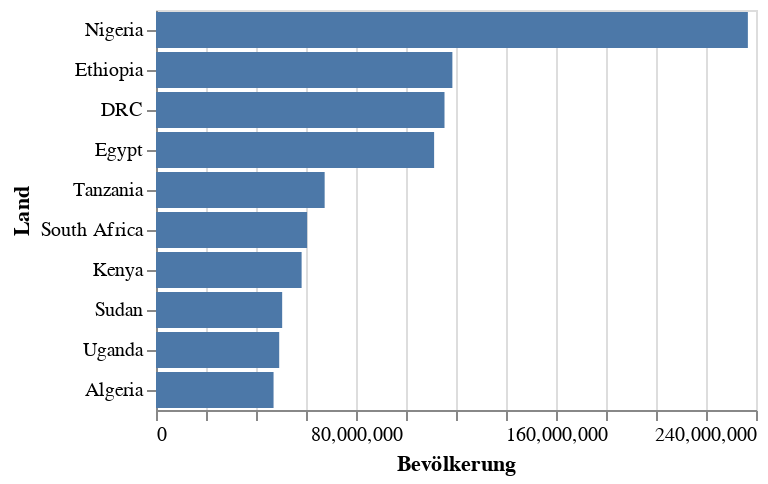

This figure's notebook cell:
### Code cell
alt.Chart(df_top_bevoelkerung).mark_bar().encode(
    x = 'Bevölkerung', 
    y = alt.Y('Land', sort='-x')
)

### Figure 1 — Vega-Lite specification as saved in the notebook (floating-point values rounded to 4 significant figures)
{"config": {"view": {"continuousWidth": 300, "continuousHeight": 300}}, "data": {"name": "data-11da918ae463cbe197d10ae68b942d0a"}, "mark": {"type": "bar"}, "encoding": {"x": {"field": "Bevölkerung", "type": "quantitative"}, "y": {"field": "Land", "sort": "-x", "type": "nominal"}}, "$schema": "https://vega.github.io/schema/vega-lite/v5.20.1.json", "datasets": {"data-11da918ae463cbe197d10ae68b942d0a": [{"Land": "Nigeria", "Country_Code": "ni", "Fläche_Total_km2": 923800.0, "Fläche_Land_km2": 910800.0, "Fläche_Wasser_km2": 13000.0, "Küstenlänge_km": 853, "Landnutzung_Landwirtschaft_%": 75.8, "Landnutzung_Wald_%": 23.1, "Landnutzung_Other_%": 1.1, "Bevölkerung": 236700000.0, "Medianalter": 19.3, "Lebenserwartung": 62.2, "Urbanisierung_%": 54.3, "Bevölkerungswachstum_%": 2.52, "BIP_pro_Kopf_USD": 5600.0, "Arbeitslosigkeit_%": 3.07, "Jugendarbeitslosigkeit_%": 5.8, "Alphabetisierung_M_%": 71.3, "Alphabetisierung_F_%": 52.7, "Internetnutzer_%": 35.0}, {"Land": "Ethiopia", "Country_Code": "et", "Fläche_Total_km2": 1104000.0, "Fläche_Land_km2": 1097000.0, "Fläche_Wasser_km2": 7730.0, "Küstenlänge_km": 0, "Landnutzung_Landwirtschaft_%": 34.1, "Landnutzung_Wald_%": 15.0, "Landnutzung_Other_%": 50.9, "Bevölkerung": 118600000.0, "Medianalter": 20.4, "Lebenserwartung": 67.7, "Urbanisierung_%": 23.2, "Bevölkerungswachstum_%": 2.37, "BIP_pro_Kopf_USD": 2800.0, "Arbeitslosigkeit_%": 3.5, "Jugendarbeitslosigkeit_%": 5.6, "Alphabetisierung_M_%": 57.2, "Alphabetisierung_F_%": 44.4, "Internetnutzer_%": 19.0}, {"Land": "DRC", "Country_Code": "cg", "Fläche_Total_km2": 2345000.0, "Fläche_Land_km2": 2267000.0, "Fläche_Wasser_km2": 77810.0, "Küstenlänge_km": 37, "Landnutzung_Landwirtschaft_%": 15.5, "Landnutzung_Wald_%": 54.7, "Landnutzung_Other_%": 29.8, "Bevölkerung": 115400000.0, "Medianalter": 16.9, "Lebenserwartung": 62.6, "Urbanisierung_%": 47.4, "Bevölkerungswachstum_%": 3.11, "BIP_pro_Kopf_USD": 1500.0, "Arbeitslosigkeit_%": 4.54, "Jugendarbeitslosigkeit_%": 8.6, "Alphabetisierung_M_%": 89.5, "Alphabetisierung_F_%": 70.8, "Internetnutzer_%": 27.0}, {"Land": "Egypt", "Country_Code": "eg", "Fläche_Total_km2": 1001000.0, "Fläche_Land_km2": 995400.0, "Fläche_Wasser_km2": 6000.0, "Küstenlänge_km": 2450, "Landnutzung_Landwirtschaft_%": 4.1, "Landnutzung_Wald_%": 0.0, "Landnutzung_Other_%": 95.9, "Bevölkerung": 111200000.0, "Medianalter": 24.4, "Lebenserwartung": 75.0, "Urbanisierung_%": 43.1, "Bevölkerungswachstum_%": 1.49, "BIP_pro_Kopf_USD": 16700.0, "Arbeitslosigkeit_%": 7.31, "Jugendarbeitslosigkeit_%": 19.0, "Alphabetisierung_M_%": 78.8, "Alphabetisierung_F_%": 67.4, "Internetnutzer_%": 72.0}, {"Land": "Tanzania", "Country_Code": "tz", "Fläche_Total_km2": 947300.0, "Fläche_Land_km2": 885800.0, "Fläche_Wasser_km2": 61500.0, "Küstenlänge_km": 1424, "Landnutzung_Landwirtschaft_%": 44.6, "Landnutzung_Wald_%": 50.6, "Landnutzung_Other_%": 4.8, "Bevölkerung": 67460000.0, "Medianalter": 19.1, "Lebenserwartung": 70.8, "Urbanisierung_%": 37.4, "Bevölkerungswachstum_%": 2.72, "BIP_pro_Kopf_USD": 3600.0, "Arbeitslosigkeit_%": 2.61, "Jugendarbeitslosigkeit_%": 3.5, "Alphabetisierung_M_%": 85.5, "Alphabetisierung_F_%": 78.2, "Internetnutzer_%": 32.0}, {"Land": "South Africa", "Country_Code": "sf", "Fläche_Total_km2": 1219000.0, "Fläche_Land_km2": 1214000.0, "Fläche_Wasser_km2": 4620.0, "Küstenlänge_km": 2798, "Landnutzung_Landwirtschaft_%": 79.4, "Landnutzung_Wald_%": 14.0, "Landnutzung_Other_%": 6.6, "Bevölkerung": 60440000.0, "Medianalter": 30.4, "Lebenserwartung": 71.9, "Urbanisierung_%": 68.8, "Bevölkerungswachstum_%": 1.07, "BIP_pro_Kopf_USD": 13700.0, "Arbeitslosigkeit_%": 27.99, "Jugendarbeitslosigkeit_%": 49.1, "Alphabetisierung_M_%": 95.5, "Alphabetisierung_F_%": 94.5, "Internetnutzer_%": 75.0}, {"Land": "Kenya", "Country_Code": "ke", "Fläche_Total_km2": 580400.0, "Fläche_Land_km2": 569100.0, "Fläche_Wasser_km2": 11230.0, "Küstenlänge_km": 536, "Landnutzung_Landwirtschaft_%": 49.7, "Landnutzung_Wald_%": 6.3, "Landnutzung_Other_%": 43.9, "Bevölkerung": 58250000.0, "Medianalter": 21.2, "Lebenserwartung": 70.4, "Urbanisierung_%": 29.5, "Bevölkerungswachstum_%": 2.06, "BIP_pro_Kopf_USD": 5700.0, "Arbeitslosigkeit_%": 5.68, "Jugendarbeitslosigkeit_%": 12.2, "Alphabetisierung_M_%": 85.5, "Alphabetisierung_F_%": 79.8, "Internetnutzer_%": 41.0}, {"Land": "Sudan", "Country_Code": "su", "Fläche_Total_km2": 1861000.0, "Fläche_Land_km2": 1732000.0, "Fläche_Wasser_km2": 129800.0, "Küstenlänge_km": 853, "Landnutzung_Landwirtschaft_%": 60.3, "Landnutzung_Wald_%": 9.6, "Landnutzung_Other_%": 30.0, "Bevölkerung": 50470000.0, "Medianalter": 19.3, "Lebenserwartung": 67.8, "Urbanisierung_%": 36.3, "Bevölkerungswachstum_%": 2.55, "BIP_pro_Kopf_USD": 2500.0, "Arbeitslosigkeit_%": 11.45, "Jugendarbeitslosigkeit_%": 18.2, "Alphabetisierung_M_%": 65.4, "Alphabetisierung_F_%": 56.1, "Internetnutzer_%": 29.0}, {"Land": "Uganda", "Country_Code": "ug", "Fläche_Total_km2": 241000.0, "Fläche_Land_km2": 197100.0, "Fläche_Wasser_km2": 43940.0, "Küstenlänge_km": 0, "Landnutzung_Landwirtschaft_%": 71.9, "Landnutzung_Wald_%": 11.2, "Landnutzung_Other_%": 16.9, "Bevölkerung": 49280000.0, "Medianalter": 16.2, "Lebenserwartung": 69.7, "Urbanisierung_%": 26.8, "Bevölkerungswachstum_%": 3.18, "BIP_pro_Kopf_USD": 2800.0, "Arbeitslosigkeit_%": 2.83, "Jugendarbeitslosigkeit_%": 4.5, "Alphabetisierung_M_%": 84.0, "Alphabetisierung_F_%": 74.3, "Internetnutzer_%": 10.0}, {"Land": "Algeria", "Country_Code": "ag", "Fläche_Total_km2": 2382000.0, "Fläche_Land_km2": 2382000.0, "Fläche_Wasser_km2": 0.0, "Küstenlänge_km": 998, "Landnutzung_Landwirtschaft_%": 17.3, "Landnutzung_Wald_%": 0.8, "Landnutzung_Other_%": 81.8, "Bevölkerung": 47020000.0, "Medianalter": 29.1, "Lebenserwartung": 77.9, "Urbanisierung_%": 75.3, "Bevölkerungswachstum_%": 1.54, "BIP_pro_Kopf_USD": 15200.0, "Arbeitslosigkeit_%": 11.81, "Jugendarbeitslosigkeit_%": 30.8, "Alphabetisierung_M_%": 87.4, "Alphabetisierung_F_%": 75.3, "Internetnutzer_%": 71.0}]}}
